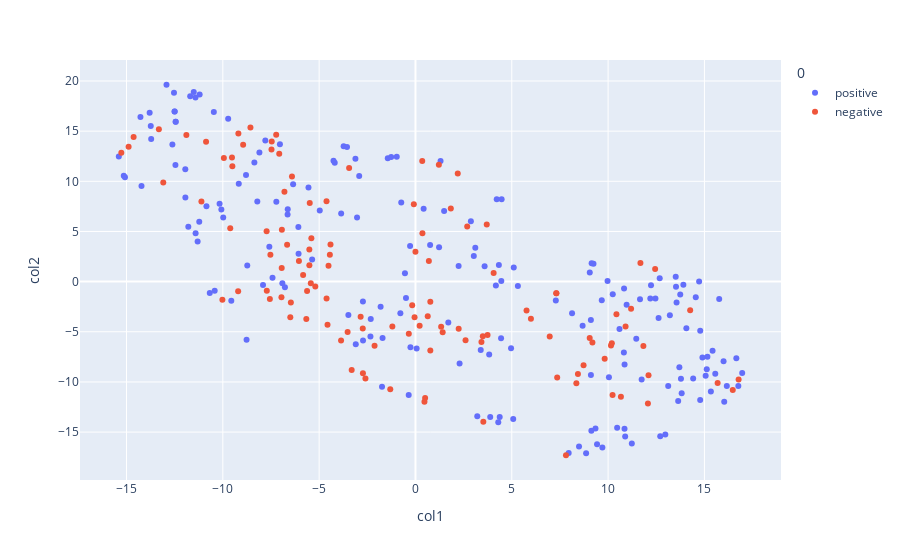

Source (notebook cell):
### Code cell
import plotly.express as px
fig = px.line(ddf, x="col1", y="col2", color=0,hover_data=[1])
fig.update_traces(mode="markers")
# fig.write_html("tsne.html")
fig.show()

### Figure 1 — Plotly figure (JSON) as saved in the notebook; plotly's stock layout.template omitted (floating-point values rounded to 4 significant figures; data arrays with more than 128 entries replaced by an {"elided": "..."} marker saying what was removed)
{"data": [{"customdata": {"elided": "183x1 str values"}, "hovertemplate": "0=positive<br>col1=%{x}<br>col2=%{y}<br>1=%{customdata[0]}<extra></extra>", "legendgroup": "positive", "line": {"color": "#636efa", "dash": "solid"}, "marker": {"symbol": "circle"}, "mode": "markers", "name": "positive", "orientation": "v", "showlegend": true, "type": "scatter", "x": {"elided": "183 float values"}, "xaxis": "x", "y": {"elided": "183 float values"}, "yaxis": "y"}, {"customdata": [["do not give this course a chance !"], ["it 's sad because their menu has many options and it actually sounds appetizing ."], ["again , i am not sure if the sauce was prepared in - house ."], ["an overall extremely lackluster dining service ."], ["in july of number i had a new two speed pump put on ."], ["so instead i had some yellow curry with potatoes and chicken ."], ["disappointed that the bean dip and the queso had chorizo ."], ["did not understand i wanted the lunch special and not the lunch plate ."], ["i was quite disappointed and do not plan on ever going back ."], ["sadly , this was the past ."], ["not worth it ."], ["do not eat here if you want to have a good night !"], ["the administration should be ashamed that this is acceptable employee behavior ."], ["on the upside , i will guess weather is not a factor here ."], ["the turkey dinner ."], ["may come back here , may not ."], ["i would nt play here for over $ number unless they really improve conditions ."], ["just had my first visit here ."], ["i did not think it was very good ."], ["should not he have sent out a replacement anyway ?"], ["it was overcooked by almost double ."], ["i ended up just taking a caesar side salad btw ."], ["if it was not for costco would these ppl even have any business ?"], ["ordered a noodle bowl two veggie egg rolls and tom yum soup ."], ["does zero good to complain ."], ["i can not believe they let this out of the kitchen ."], ["customer service was not that great ."], ["nothing here to recommend to anyone ."], ["the egg roll was great , but the sweet and sour chicken was horrible ."], ["needless to say , i was a wreck the next morning for my meeting ."], ["this is not acceptable ."], ["lots of dust and old merchandise ."], ["the first number times i thought ok but this is the third time ."], ["i never , ever order over the phone ."], ["save yourself the money and travel a little further for a better experience ."], ["this was by far the most appalling customer service i have ever experienced ."], ["starting july 1st alcohol will not be allowed in the pool area ."], ["why are you charging people for rooms that are not even completed ?"], ["however , the service , unfortunately , could not be any worse !"], ["think ragu spaghetti sauce ."], ["we were wrong !"], ["bad experience without even eating here ."], ["lots of recent negative reviews here on yelp about this location ."], ["sorry burrito shack , i wo not be coming back ."], ["almost all gates are broken ."], ["worst pho i have ever had ."], ["speaking of coffee , their coffee is brutal ."], ["does this sound like competent maintenance ?"], ["supposed to take number minutes ."], ["instead , i found out after i drove all the way there ."], ["you know the kind , with the little shredded carrots in it ."], ["despite this , my last visit was not pleasant ."], ["kelly the snack cart attendant was awesome ."], ["bouncer told me to leave ."], ["i do not want my money to go towards hate ."], ["i threw over half my sandwich away ."], ["sorry to say , we wo not be coming back ."], ["the food was just not that great ."], ["however , not in the last year ."], ["this was another huge , inexcusable mistake , you ca not do this !"], ["like one reviewer said before , the cornbread tasted like sand ."], ["worst renting experience of my life ."], ["but $ number ?"], ["no i do not want your diamond makeup !"], ["and , the ` ` experience level '' really showed itself in the color dept ."], ["mediocre at best ."], ["it is the way they handled the situation that is unacceptable ."], ["i assume for having told her my hair cut was uneven ."], ["long version : came here to make number copies of some keys ."], ["i have never been to a wedding where the guests could not take pictures ."], ["probably will not get again ."], ["let me give my opinion , that 's what this site is for ."], ["the only reason we stayed as long as we did was the food ."], ["dry , flavorless chicken ."], ["its like dining in the middle of a garage sale ."], ["the restaurant was busy , but was not packed ."], ["extremely poor service !"], ["i will never board my dogs there again ."], ["the pool area is 24/7 ."], ["my drink on the other hand was not great ."], ["number ) they automatically get gratuity because it 's their house rule ."], ["after a number minute wait of not being acknowledged we left ."], ["and asked for sauce on the side so my noodles wo not get soggy ."], ["she 's not three years old !"], ["` ` ... i was shocked and disgusted ."], ["the cashier was rude also ."], ["i am seriously disappointed and frustrated with my experience at this place ."], ["the worst place ever i have ever been to ."], ["the bottom line is that i threw away about number % of the slice ."], ["considering the prices , i expected more ."], ["and i gave them $ number in good faith ."], ["i do not like the ` ` screw you '' attitude of the management ."], ["as for the food ... we had chicken alfredo and a pizza ."], ["i like the patio with the water feature out back ."], ["so far it 's been fifteen minutes and i thirsty as heck ."], ["i want to eat comfortably , i did not order no food to go ."], ["mediocre at best ."], ["this place has gone down hill in the past year ."], ["please do not scratch your head and then touch my food ."], ["the service tends to be on the rude side these days ."], ["no number stars ?"], ["the sliders were ok , but the soup was dreadful ."], ["this teeter should be called harris teeter junior ."], ["i will say your paying for the view because this is horrible !"], ["spent $ number per ticket to see ` ` catching fire '' in imax ."], ["it 's where the social security building is so do not miss the turn ."], ["no flavor at all , i prefer taco bell over this place ."], ["possibly the number or so of us was too much for one waiter ?"], ["very poor operation ."], ["poor experience and certainly not worth the price ."], ["always busy dirty and smells like cigarette buds ."], ["jar of rocket fuel , but settled for number oz ."], ["the employees there just pass you on to another employee ."], ["the table situation was another big miss ."], ["i was quite underwhelmed with this restaurant ."], ["this poor amusement park needs help !"], ["i will never come back here again nor refer anyone here ."]], "hovertemplate": "0=negative<br>col1=%{x}<br>col2=%{y}<br>1=%{customdata[0]}<extra></extra>", "legendgroup": "negative", "line": {"color": "#EF553B", "dash": "solid"}, "marker": {"symbol": "circle"}, "mode": "markers", "name": "negative", "orientation": "v", "showlegend": true, "type": "scatter", "x": [2.195, 5.994, -5.666, 2.686, 8.434, 0.3607, 11.68, 12.44, -7.474, -6.802, -9.193, 7.814, 0.6953, -6.05, -14.89, -5.509, -5.201, -7.727, -9.947, 0.7702, -5.404, 10.66, -3.312, -15.27, -0.001178, -6.957, -4.618, -6.411, 15.69, -5.626, -10.87, 12.1, 0.2168, -5.834, 2.599, -3.523, 12.07, -2.597, 0.467, -14.63, -13.32, -4.444, 1.333, -0.3457, -2.123, -8.946, 16.78, 1.836, -4.411, -5.432, 10.91, -10.02, -0.0848, -8.568, -7.23, 10.23, -4.514, -3.862, -0.04681, 1.214, 4.059, -4.565, -11.89, 0.3514, 9.822, 7.312, -5.489, -6.469, 1.412, -6.663, -6.935, -7.531, -1.2, 3.701, 9.186, 10.15, -13.09, -7.072, 16.47, 11.83, 3.742, -0.1702, 10.43, 0.5003, -9.205, -9.616, -9.506, -5.509, 7.357, 3.497, -4.616, -7.718, 10.19, -6.498, -2.737, -6.944, 7.313, 0.6364, -7.558, 8.726, -3.444, 14.26, 2.243, -1.309, 8.352, 3.426, 0.7714, -2.728, -11.11, 5.766, 11.19, 9.045, -2.846, 6.969, -9.526, 3.523, -7.462], "xaxis": "x", "y": [10.77, -3.69, -3.728, 5.484, -9.208, 4.83, 1.85, 1.265, 13.16, 8.953, 14.77, -17.31, 2.059, 2.068, 13.44, 1.625, -0.4807, 5.031, 12.32, -2.003, 4.314, -11.48, -8.801, 12.84, 2.977, -1.562, 8.006, 10.48, -10.12, -0.9294, 13.94, -9.346, -4.402, 0.665, -5.841, -5.012, -12.14, -9.648, -11.97, 14.42, 15.18, 2.671, -4.51, -5.191, -6.381, 13.66, -9.745, 7.297, 3.695, -0.1619, -4.485, -1.8, 7.725, 15.36, 14.64, -11.31, 1.582, -5.879, -3.555, 11.64, 0.8677, -4.287, 14.63, 12.02, -7.68, -1.148, 7.835, -2.086, -5.056, 3.67, 5.161, 2.676, -4.466, 5.692, -6.057, -6.378, 9.878, 12.76, -10.8, -6.415, -5.313, -2.352, -3.253, -11.61, -0.9646, 5.316, 11.5, 3.211, -9.553, -5.442, -1.68, -0.9188, -6.147, -3.551, -4.681, 1.368, -1.148, -3.442, -1.739, -8.346, 11.33, -2.856, -4.709, -10.73, -10.14, -6.02, -6.875, -9.126, 7.995, -2.876, -2.701, -5.61, -3.507, -5.479, 12.38, -13.96, 13.97], "yaxis": "y"}], "layout": {"autosize": true, "legend": {"title": {"text": "0"}, "tracegroupgap": 0}, "margin": {"t": 60}, "xaxis": {"anchor": "y", "autorange": true, "domain": [0, 1], "range": [-17.38, 18.95], "title": {"text": "col1"}, "type": "linear"}, "yaxis": {"anchor": "x", "autorange": true, "domain": [0, 1], "range": [-19.93, 22.24], "title": {"text": "col2"}, "type": "linear"}}}
